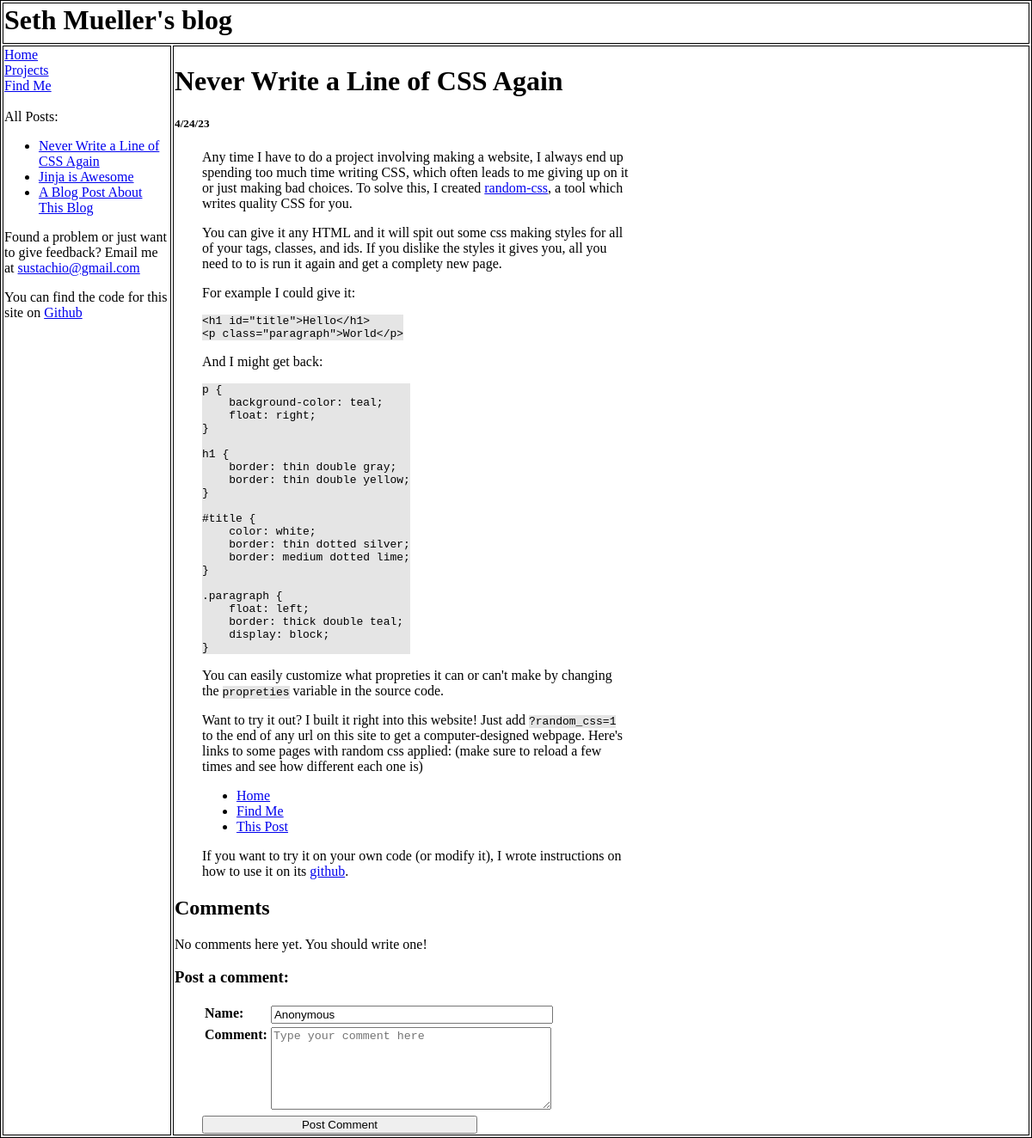
Page /post/never-write-a-line-of-css-again on the earlier database version.
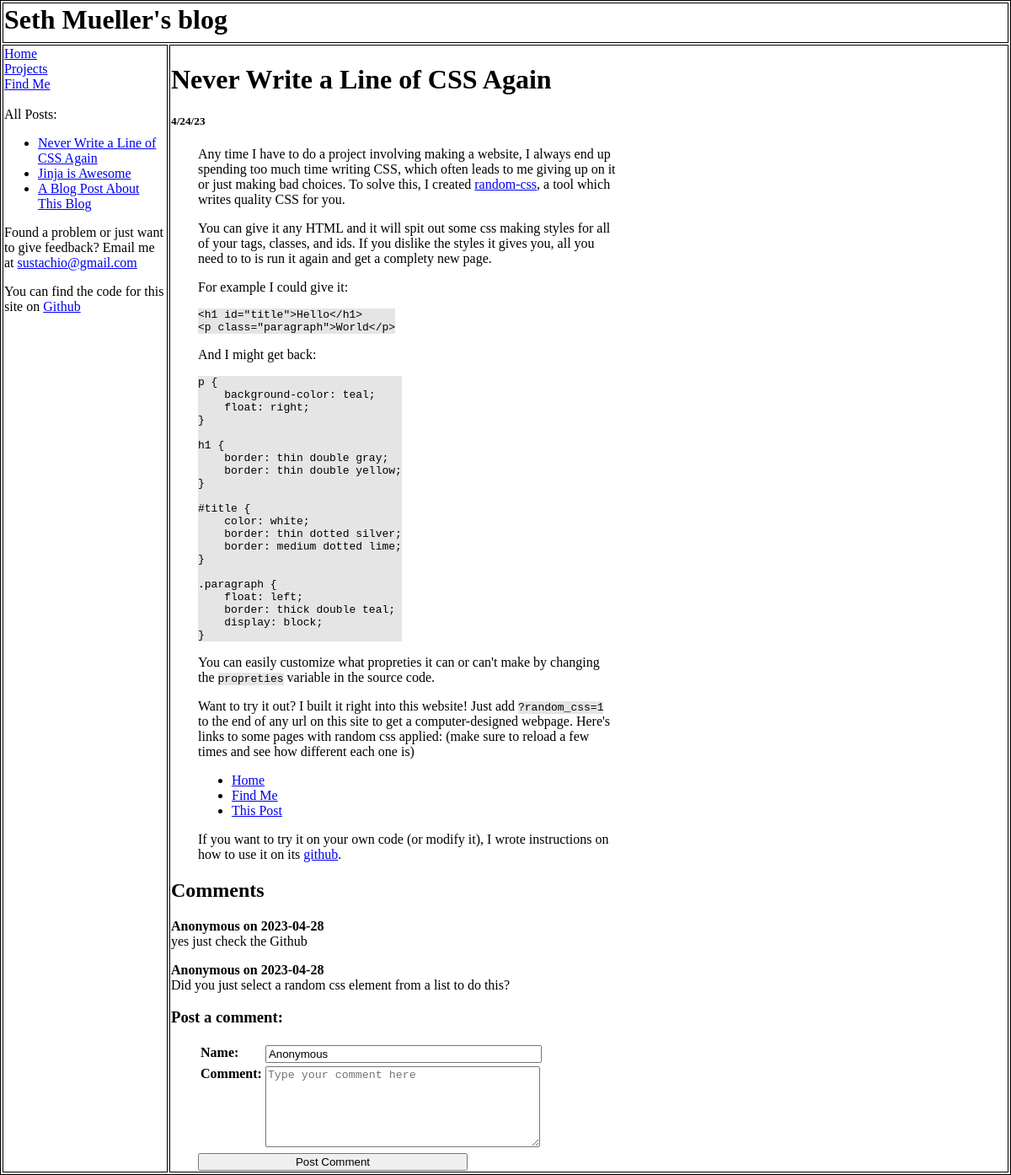
Same page on the later database version.
### tables this page shows
CREATE TABLE posts (
            post_id text PRIMARY KEY NOT NULL,
            title text,
            type text,
            posted_on date,
            content text
        );

CREATE TABLE comments (
            comment_id integer PRIMARY KEY AUTOINCREMENT NOT NULL,
            post_id text,
            user_name text,
            posted_on date,
            content text
        );

### main.py (the view)
@app.route("/post/<post_id>")
def post(post_id):
    post = db.get_post(post_id)
    if post == "error":
        return redirect(url_for("page_not_found"))
    return page_wrapper(
        render_template(
            "post.html",
            post=post,
            posts=db.get_posts(),
            all_posts=db.get_posts(),
            comments=db.get_comments(post_id),
        )
    )

### database.py (called while the page is built)
    def get_post(self, post_id):
        self.db_cursor.execute("SELECT * FROM posts WHERE post_id=?",(post_id,))
        post = self.db_cursor.fetchone()
        if not post:
            return "error"
        return {
            "id": post[0],
            "title": post[1],
            "type": post[2],
            "date": post[3],
            "content": post[4]
        }

    def get_posts(self):
        self.db_cursor.execute("SELECT * FROM posts ORDER BY posted_on")
        posts = [
            {
                "id": post[0],
                "title": post[1],
                "type": post[2],
                "date": post[3],
                "content": post[4]
            }
            for post in self.db_cursor.fetchall()
        ]
        return posts

    def get_comments(self, post_id):
        self.db_cursor.execute("SELECT * FROM comments WHERE post_id=? ORDER BY posted_on", (post_id,))
        return [{
            "parent_post_id": comment[0],
            "comment_id": comment[1],
            "user_name": comment[2],
            "posted_on": comment[3],
            "content": comment[4]
        } for comment in self.db_cursor.fetchall()]

### main.py (called while the page is built)
def page_wrapper(page):
    return render_template(
        "head.html",    # wrapper template
        body= (
            doughnut.generate_html(page)
                if request.args.get("doughnut")
                else page
        ),
        extra_css = (   # make random css if random_css
            generate_css(page)
                if request.args.get("random_css")
                else ""
        ) + (
            "*{white-space: pre-wrap;font-family: monospace;}"
                if request.args.get("doughnut")
                else ""
        )
    )

### templates/post.html
{% extends "index.html" %}
{% block content %}
<h1>{{ post.title }}</h1>
<h5>{{ post.date }}</h5>
<div id="post-content">
    {{ post.content|safe }}
</div>
<h2>Comments</h2>
{% if comments|length %}
    {% for comment in comments|reverse %}
        <div class="comment" id="{{ comment.comment_id }}">
            <b>{{ comment.user_name }} on {{ comment.posted_on }}</b><br>
            {{ comment.content }}
        </div>
    {% endfor %}
{% else %}
    <p>No comments here yet. You should write one!</p>
{% endif %}
<h3>Post a comment:</h3>
<form id="post-comment" method="post" action="{{ url_for('post_comment', post_id=post.id) }}">
    <table>
        <tr>
            <th><label for="name">Name:</label></th>
            <td><input type="text" name="name"
                placeholder="Enter your name"
                value="Anonymous" required></td>
        </tr>
        <tr>
            <th><label for="comment">Comment:</label></th>
            <td><textarea type="text" name="comment"
                placeholder="Type your comment here"
                rows="6" required></textarea></td>
        </tr>
    </table>
    <input type="submit" value="Post Comment">
</form>
{% endblock %}

### templates/index.html
<table id="body" border="solid">
    <tr id="top">
        <th id="logo" colspan="2">Seth Mueller's blog</th>
    </tr>
    <tr>
        <td id="page-list">
            <a href="{{ url_for('home') }}">Home</a><br>
            <a href="{{ url_for('projects') }}">Projects</a><br>
            <a href="{{ url_for('find_me') }}">Find Me</a><br>
            <br>
            All Posts:
            <ul>
                {% if all_posts %}
                    {% set side_posts = all_posts %}
                {% else %}
                    {% set side_posts = posts %}
                {% endif %}
                {% for post in side_posts|reverse %}
                    <li><a href="{{ url_for('post', post_id=post.id) }}">{{ post.title }}</a></li>
                {% endfor %}
            </ul>
            <footer>Found a problem or just want to give feedback? Email me at <a href="mailto: sustachio@gmail.com?subject=Blog Feedback">sustachio@gmail.com</a></footer>
            <footer>You can find the code for this site on                 <a href="https://github.com/sustachio/blog" target="_blank">Github</a></footer>
        </td>
        <td>
            {% block content %}{% endblock %}
        </td>
    </tr>
</table>

### templates/head.html (shortened to what this page needs)
<!DOCTYPE html>
<html lang="en">
<head>
    <link rel="stylesheet" href="{{ url_for('static', filename='main.css') }}">
</head>
<body>
    {{ body|safe }}
</body>
</html>

### static/main.css (style rules this page uses)
html, body { height: 100%; padding: 0; margin: 0; }
table, th, td { border: 1px solid; text-align: left; vertical-align: top; }
footer { margin-top: 1rem; }
code { display: inline-block; background: rgba(0,0,0,.1); }
.comment { margin: 1rem 0; }
#post-comment { margin-left: 2rem; }
#post-comment th, #post-comment td, #post-comment table { border: none; }
#post-comment input, #post-comment textarea { width: 20rem; }
#post-content { margin-left: 2rem; width: 50%; }
#body { width: 100%; height: 100%; }
#top { height: 3rem; }
#logo { font-size: 2rem; }
#page-list { width: 12rem; }

Differences in the rows shown:
added comments: user_name "Anonymous", posted_on "2023-04-28", content "yes just check the Github"
added comments: user_name "Anonymous", posted_on "2023-04-28", content "Did you just select a random css element from a list to do this?"
Other differences:
text no longer shown: "No comments here yet. You should write one!"
